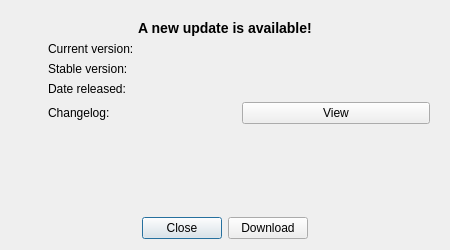
<?xml version="1.0" encoding="UTF-8"?>
<ui version="4.0">
 <class>UpdateDialog</class>
 <widget class="QDialog" name="UpdateDialog">
  <property name="geometry">
   <rect>
    <x>0</x>
    <y>0</y>
    <width>450</width>
    <height>250</height>
   </rect>
  </property>
  <property name="windowTitle">
   <string>Update Information</string>
  </property>
  <property name="windowIcon">
   <iconset theme="system-software-update">
    <normaloff/>
   </iconset>
  </property>
  <layout class="QGridLayout" name="gridLayout_4">
   <item row="1" column="1">
    <widget class="QPushButton" name="buttonClose">
     <property name="text">
      <string>Close</string>
     </property>
    </widget>
   </item>
   <item row="1" column="2">
    <widget class="QPushButton" name="buttonDownload">
     <property name="text">
      <string>Download</string>
     </property>
    </widget>
   </item>
   <item row="1" column="0">
    <spacer name="horizontalSpacer">
     <property name="orientation">
      <enum>Qt::Horizontal</enum>
     </property>
     <property name="sizeHint" stdset="0">
      <size>
       <width>40</width>
       <height>20</height>
      </size>
     </property>
    </spacer>
   </item>
   <item row="1" column="3">
    <spacer name="horizontalSpacer_2">
     <property name="orientation">
      <enum>Qt::Horizontal</enum>
     </property>
     <property name="sizeHint" stdset="0">
      <size>
       <width>40</width>
       <height>20</height>
      </size>
     </property>
    </spacer>
   </item>
   <item row="0" column="0" colspan="4">
    <widget class="QStackedWidget" name="main">
     <property name="currentIndex">
      <number>2</number>
     </property>
     <widget class="QWidget" name="pageLatest">
      <layout class="QGridLayout" name="gridLayout_2">
       <item row="2" column="1">
        <widget class="QLabel" name="labelVersionTextLatest">
         <property name="text">
          <string>Current version:</string>
         </property>
        </widget>
       </item>
       <item row="1" column="0" colspan="3">
        <widget class="QLabel" name="labelLatest">
         <property name="text">
          <string>&lt;h3&gt;You are already using latest version!&lt;/h3&gt;</string>
         </property>
         <property name="alignment">
          <set>Qt::AlignCenter</set>
         </property>
        </widget>
       </item>
       <item row="2" column="2">
        <widget class="QLabel" name="labelVersionLatest"/>
       </item>
       <item row="3" column="0" colspan="3">
        <spacer name="verticalSpacerLatest">
         <property name="orientation">
          <enum>Qt::Vertical</enum>
         </property>
         <property name="sizeHint" stdset="0">
          <size>
           <width>20</width>
           <height>40</height>
          </size>
         </property>
        </spacer>
       </item>
       <item row="2" column="0">
        <widget class="QLabel" name="labelIconLatest">
         <property name="maximumSize">
          <size>
           <width>22</width>
           <height>22</height>
          </size>
         </property>
         <property name="alignment">
          <set>Qt::AlignRight|Qt::AlignTrailing|Qt::AlignVCenter</set>
         </property>
        </widget>
       </item>
      </layout>
     </widget>
     <widget class="QWidget" name="pageDevelopment">
      <layout class="QGridLayout" name="gridLayout">
       <item row="0" column="0" colspan="4">
        <widget class="QLabel" name="labelDev">
         <property name="text">
          <string>&lt;h3&gt;You are using the development version!&lt;/h3&gt;</string>
         </property>
         <property name="alignment">
          <set>Qt::AlignCenter</set>
         </property>
         <property name="wordWrap">
          <bool>true</bool>
         </property>
        </widget>
       </item>
       <item row="2" column="1">
        <widget class="QLabel" name="labelDevStable">
         <property name="text">
          <string>Stable version:</string>
         </property>
        </widget>
       </item>
       <item row="2" column="2" colspan="2">
        <widget class="QLabel" name="labelVersionStable"/>
       </item>
       <item row="4" column="0" colspan="3">
        <spacer name="verticalSpacerDev">
         <property name="orientation">
          <enum>Qt::Vertical</enum>
         </property>
         <property name="sizeHint" stdset="0">
          <size>
           <width>381</width>
           <height>115</height>
          </size>
         </property>
        </spacer>
       </item>
       <item row="1" column="1">
        <widget class="QLabel" name="labelDevCurrent">
         <property name="text">
          <string>Current version:</string>
         </property>
        </widget>
       </item>
       <item row="1" column="2" colspan="2">
        <widget class="QLabel" name="labelVersionDev">
         <property name="text">
          <string/>
         </property>
        </widget>
       </item>
       <item row="1" column="0">
        <widget class="QLabel" name="labelIconDev">
         <property name="maximumSize">
          <size>
           <width>22</width>
           <height>22</height>
          </size>
         </property>
         <property name="text">
          <string/>
         </property>
         <property name="alignment">
          <set>Qt::AlignRight|Qt::AlignTrailing|Qt::AlignVCenter</set>
         </property>
        </widget>
       </item>
       <item row="2" column="0">
        <widget class="QLabel" name="labelIconStable">
         <property name="maximumSize">
          <size>
           <width>22</width>
           <height>22</height>
          </size>
         </property>
         <property name="alignment">
          <set>Qt::AlignRight|Qt::AlignTrailing|Qt::AlignVCenter</set>
         </property>
        </widget>
       </item>
      </layout>
     </widget>
     <widget class="QWidget" name="pageUpdate">
      <layout class="QGridLayout" name="gridLayout_3">
       <item row="5" column="2">
        <widget class="QPushButton" name="buttonChangelog">
         <property name="text">
          <string>View</string>
         </property>
        </widget>
       </item>
       <item row="1" column="2">
        <widget class="QLabel" name="labelVersionOld">
         <property name="text">
          <string/>
         </property>
        </widget>
       </item>
       <item row="2" column="1">
        <widget class="QLabel" name="labelUpdateStable">
         <property name="text">
          <string>Stable version:</string>
         </property>
        </widget>
       </item>
       <item row="2" column="2">
        <widget class="QLabel" name="labelVersionNew"/>
       </item>
       <item row="3" column="1">
        <widget class="QLabel" name="labelUpdateDate">
         <property name="text">
          <string>Date released:</string>
         </property>
        </widget>
       </item>
       <item row="3" column="2">
        <widget class="QLabel" name="labelDate">
         <property name="text">
          <string/>
         </property>
        </widget>
       </item>
       <item row="3" column="0">
        <widget class="QLabel" name="labelIconDate">
         <property name="maximumSize">
          <size>
           <width>22</width>
           <height>22</height>
          </size>
         </property>
        </widget>
       </item>
       <item row="1" column="0">
        <widget class="QLabel" name="labelIconOld">
         <property name="maximumSize">
          <size>
           <width>22</width>
           <height>22</height>
          </size>
         </property>
        </widget>
       </item>
       <item row="2" column="0">
        <widget class="QLabel" name="labelIconNew">
         <property name="maximumSize">
          <size>
           <width>22</width>
           <height>22</height>
          </size>
         </property>
         <property name="alignment">
          <set>Qt::AlignRight|Qt::AlignTrailing|Qt::AlignVCenter</set>
         </property>
        </widget>
       </item>
       <item row="5" column="0">
        <widget class="QLabel" name="labelIconInfo">
         <property name="maximumSize">
          <size>
           <width>22</width>
           <height>22</height>
          </size>
         </property>
        </widget>
       </item>
       <item row="0" column="0" colspan="3">
        <widget class="QLabel" name="labelUpdate">
         <property name="text">
          <string>&lt;h3&gt;A new update is available!&lt;/h3&gt;</string>
         </property>
         <property name="alignment">
          <set>Qt::AlignCenter</set>
         </property>
         <property name="wordWrap">
          <bool>true</bool>
         </property>
        </widget>
       </item>
       <item row="1" column="1">
        <widget class="QLabel" name="labelUpdateCurrent">
         <property name="text">
          <string>Current version:</string>
         </property>
        </widget>
       </item>
       <item row="5" column="1">
        <widget class="QLabel" name="labelUpdateInfo">
         <property name="text">
          <string>Changelog:</string>
         </property>
        </widget>
       </item>
       <item row="6" column="1" colspan="2">
        <spacer name="verticalSpacer">
         <property name="orientation">
          <enum>Qt::Vertical</enum>
         </property>
         <property name="sizeHint" stdset="0">
          <size>
           <width>20</width>
           <height>40</height>
          </size>
         </property>
        </spacer>
       </item>
      </layout>
     </widget>
     <widget class="QWidget" name="pageChangelog">
      <layout class="QGridLayout" name="gridLayout_5">
       <item row="0" column="1">
        <widget class="QLabel" name="labelChangelog">
         <property name="text">
          <string/>
         </property>
         <property name="alignment">
          <set>Qt::AlignCenter</set>
         </property>
         <property name="wordWrap">
          <bool>true</bool>
         </property>
        </widget>
       </item>
       <item row="1" column="0" colspan="2">
        <widget class="QScrollArea" name="scrollArea">
         <property name="widgetResizable">
          <bool>true</bool>
         </property>
         <widget class="QWidget" name="scrollAreaWidgetContents">
          <property name="geometry">
           <rect>
            <x>0</x>
            <y>0</y>
            <width>98</width>
            <height>40</height>
           </rect>
          </property>
          <layout class="QVBoxLayout" name="verticalLayout_2">
           <item>
            <widget class="QLabel" name="labelInfo">
             <property name="text">
              <string/>
             </property>
             <property name="wordWrap">
              <bool>true</bool>
             </property>
            </widget>
           </item>
          </layout>
         </widget>
        </widget>
       </item>
       <item row="0" column="0">
        <widget class="QToolButton" name="buttonBack">
         <property name="icon">
          <iconset theme="go-previous">
           <normaloff/>
          </iconset>
         </property>
        </widget>
       </item>
      </layout>
     </widget>
    </widget>
   </item>
  </layout>
 </widget>
 <resources/>
 <connections/>
</ui>
